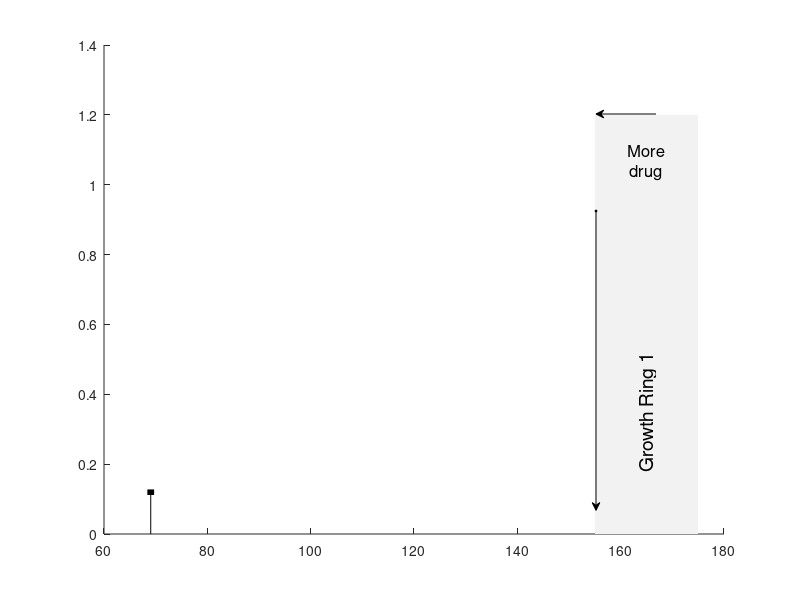

This chart was generated by the following MATLAB code: (Note: this script raises an error after producing the figure.)
%% Produce Figure 6A
figure(1);
for i = 1:2
  if i == 2
    load('./data/6A_8h.mat');
  else
    load('./data/6A_50h.mat');
  end

  % Compute and plot wavefronts
  MBC_SE = std(MBC) ./ sqrt(Replicates - 1);
  MBCs(i, :) = MBC;
  
  line([mean(MBC) mean(MBC)], [0 max(max(OD_Data)) * 0.1], 'Color', 'k');
  hold on;
  line([mean(MBC) - MBC_SE*1.96, mean(MBC) + MBC_SE*1.96],...
       [max(max(OD_Data)) * 0.1, max(max(OD_Data)) * 0.1],...
       'LineWidth', 4, 'Color', 'k');
  % Highligh ring 1 at t=8h
  if i == 1
      smooth_Color = [0.7, 0.9 1] * 0.9;
      p = patch([155; 155; 175; 175], [0; 1.2; 1.2; 0], [1 1 1] * 0.95);
          set(p, 'LineStyle', 'none');
      annotation('doublearrow', [0.745 0.745], [0.65 0.1495], 'Head1Style', 'ellipse',...
                 'Head1Length', 1, 'Head1Width', 1, 'Head2Length', 4, 'Head2Width', 4,...
                 'Color', 'k');
      annotation('arrow', [0.82 0.745], [0.81 0.81], 'HeadLength', 4,...
                 'HeadWidth', 4, 'Color', 'k');
      text(165, 0.35, 'Growth Ring 1', 'Rotation', 90, 'Color', 'k',...
           'FontSize', 14, 'HorizontalAlignment', 'center');
      text(165, 1.065, ['More', sprintf('\n'), 'drug'],...
          'HorizontalAlignment', 'center', 'FontSize', 12);
  else
      smooth_Color = [0.3 0.75 0.9] * 0.9;
  end

  % Plot data
  sm = plot(Px_OD, smooth(mean(OD_Data), 11, 'sgolay'), 'LineWidth', 2,...
            'Color', smooth_Color);
  od = plot(Px_OD, mean(OD_Data), 'LineWidth', 1, 'Color', [1 1 1] * 0);

  % 95% CI
  plot(Px_OD, mean(OD_Data) - OD_SE * 1.96, Px_OD, mean(OD_Data) + OD_SE * 1.96,...
       'LineWidth', 0.5, 'Color', [1 1 1] * 0.35, 'LineStyle', ':');
    
  % Annotations
  if i == 1
      text(118, 0.1, ['WFT @ 8h:', sprintf('\n'),...
                    sprintf('%0.2f', mean(MBC)), ' \pm ',...
                    sprintf('%0.2f', MBC_SE*1.96), ' px'],...
                    'HorizontalAlignment', 'right')
  else
      text(65, 0.1, ['WFT @ 50h:', sprintf('\n'),...
                    sprintf('%0.2f', mean(MBC)), ' \pm ',...
                    sprintf('%0.2f', MBC_SE*1.96), ' px'],...
                    'HorizontalAlignment', 'right');
  end
end

% Axes
axis tight; box on;
ylim([0, 1.15]);
% Annotations
annotation(fig_3, 'doublearrow',[0.4315 0.65], [0.4 0.4],... 
           'Head2Length', 1, 'Head2Width', 1, 'Head2Style', 'ellipse',...
           'Head1Length', 4, 'Head1Width', 4);
text(97.5, 0.445, ['\Delta 42h']);
% Legend
l = legend([od; sm], {['Mean density \pm 95% CI']; 'Filtered Data'});
    set(l, 'Location', 'NorthWest', 'box', 'off', 'FontSize', 12);
ylabel(['Normalised culture density']);
xlabel('Distance from antibiotic source (px)');
set(gca, 'XMinorTick', 'on', 'YMinorTick', 'on', 'Layer', 'top');
hold off;
export_fig(2, './figures/6b.pdf');


%% Produce Figure 6B
figure(2);
load('./data/6B.mat');

% Highlight standard incubation time
p0 = patch([16; 16; 24; 24], [min(min(MBCs(3:40, :))) * 0.95; max(max(MBCs(3:40, :)));...
              max(max(MBCs(3:40, :))); min(min(MBCs(3:40, :))) * 0.95], [1 1 1] * 0.9);
        set(p0, 'LineStyle', 'none');
hold on; box on;

% Plot data
p1 = plot(t(1, 3:40), mean(MBCs(3:40, :)'), 'LineWidth', 2, 'Color', 'k');
% 95% CI
plot(t(1, 3:40), mean(MBCs(3:40, :)') - MBCs_SE * 1.96,...
     t(1, 3:40), mean(MBCs(3:40, :)') + MBCs_SE * 1.96, 'Color', [1 1 1] * 0.65);
axis tight;

% Highlight wavefront at t=16h and t=24h
line([t(1, 9), t(1, end)], [mean(MBCs(9, :)), mean(MBCs(9, :))],...
      'LineStyle', ':', 'Color', 'k');

line([t(1, 13), t(1, end)], [mean(MBCs(13, :)), mean(MBCs(13, :))],...
      'LineStyle', ':', 'Color', 'k');

% Axes
xlabel('Time (h)');
ylabel('Distance to antibiotic source (px)');
set(gca, 'YDir', 'Reverse');

% Annotatios
text(5.5, 186.5, ['Edge plate'], 'FontSize', 10);
annotation('arrow', [0.21, 0.14], [0.14, 0.14], 'HeadStyle', 'rectangle',...
           'HeadLength', 0.2, 'HeadWidth', 8);
% Legend
l = legend([p1;p0], {'Mean distance \pm 95% CI'; 'Standard Incubation Time'});
        set(l, 'Location', 'SouthEast', 'box', 'off', 'FontSize', 12);
    hold off;
export_fig(2, './figures/6b.pdf');

%% Produce Figure 6C
load('./data/6C.mat');
figure(3);
l_points = [];
for i = 13:6:37
    if i == 13
        col = [0.8 0 0.2];
    elseif i == 37
        col = [1 1 1] * 0.55;
    else
        col = [1 1 1] * 0.9;
    end
    % Plot 95% CI
    plot(dist(35:end, 1), rRFUp_Mean(35:end, i) + rRFUp_SE(35:end, i) * 1.96,...
     'LineWidth', 0.75, 'LineStyle', ':', 'Color', col * 0.45);
    hold on;
    plot(dist(35:end, 1), rRFUp_Mean(35:end, i) - rRFUp_SE(35:end, i) * 1.96,...
     'LineWidth', 0.75, 'LineStyle', ':', 'Color', col * 0.45);
    % Plot smooth data
    p1 = plot(dist(35:end, 1), smooth(rRFUp_Mean(35:end, i), 9, 'sgolay'), 'LineWidth', 3,...
         'Color', col);
    % Plot raw data
    plot(dist(35:end, 1), rRFUp_Mean(35:end, i), 'LineWidth', 1, 'Color', col * 0.75);
    if i == 13 | i == 37
        set(p1, 'DisplayName', ['', num2str(t(1, i)), 'h, mean \pm 95% CI'])
        l_points = [l_points; p1];
    end
end

% Highlight data at t=24h
i = 13;
plot(dist(35:end, 1), rRFUp_Mean(35:end, i) + rRFUp_SE(35:end, i) * 1.96,...
     'LineWidth', 0.75, 'LineStyle', ':', 'Color', [0.8 0 0.2] * 0.45);
    hold on;
    plot(dist(35:end, 1), rRFUp_Mean(35:end, i) - rRFUp_SE(35:end, i) * 1.96,...
     'LineWidth', 0.75, 'LineStyle', ':', 'Color', [0.8 0 0.2] * 0.45);
    p1 = plot(dist(35:end, 1), smooth(rRFUp_Mean(35:end, i), 9, 'sgolay'), 'LineWidth', 3,...
         'Color', [0.8 0 0.2]);
    plot(dist(35:end, 1), rRFUp_Mean(35:end, i), 'LineWidth', 1, 'Color', [0.8 0 0.2] * 0.75);

% Axes
box on; set(gca, 'Layer', 'top');
axis tight; hold off;
xlabel('Distance to Antibiotic (px)');
ylabel('Relative{\it gfp-AcrB} per cell');
ylim([0, 5]);

% Legend
l = legend(l_points);
l_pos = get(l, 'Position');
    set(l, 'Location', 'NorthEast', 'box', 'off');
    set(l, 'Position', [l_pos(1)* 0.9, l_pos(2:end)]);
% Annotations
annotation('arrow', [0.4 0.6], [0.165 0.165], 'HeadLength', 6,...
           'HeadWidth', 6, 'HeadStyle', 'plain', 'LineWidth', 1);
text(110, 0.85, ['{\it acr} duplication', sprintf('\n'), 'wave back'],...
     'FontSize', 16, 'HorizontalAlignment', 'center');
export_fig(3, './figures/6c.pdf');


%% Produce Figure 6D
figure(4);
load('./data/6D.mat');

% Plot data
surf(t(1, 1:40), dist(:, 1)', rRFUp_Mean, 'LineStyle', 'none');
view(2); hold on; axis tight;
colormap(hot);

% Axes
xlabel('Time (h)');
ylabel('Distance to antibiotic (px)');
set(gca, 'TickDir', 'out');

% Colorbar
colorbar([0.925, 0.188, 0.02, 0.674]);
caxis([0.75, 3.25]);
export_fig(4, './figures/6d.pdf');
